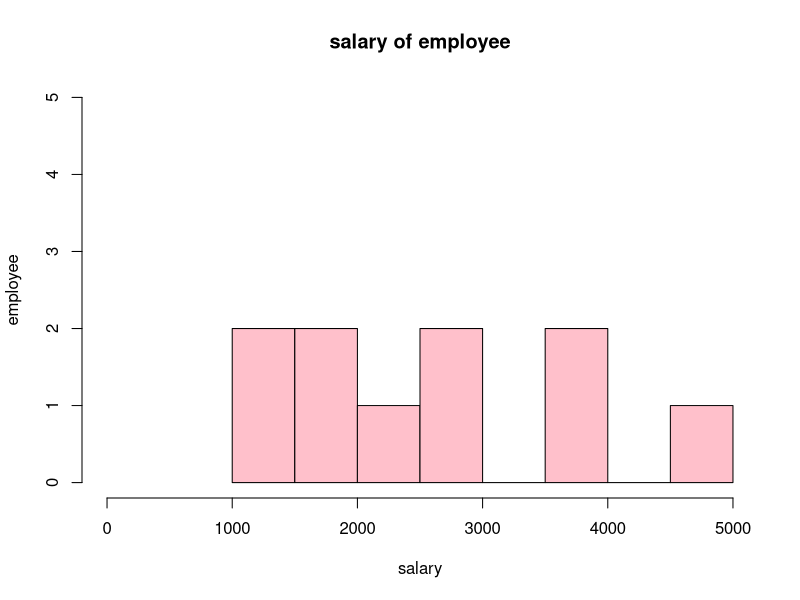
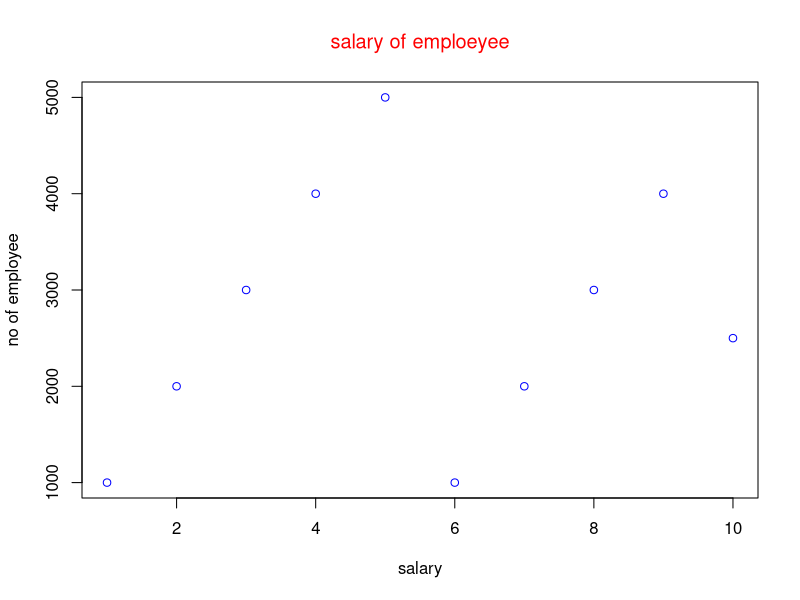
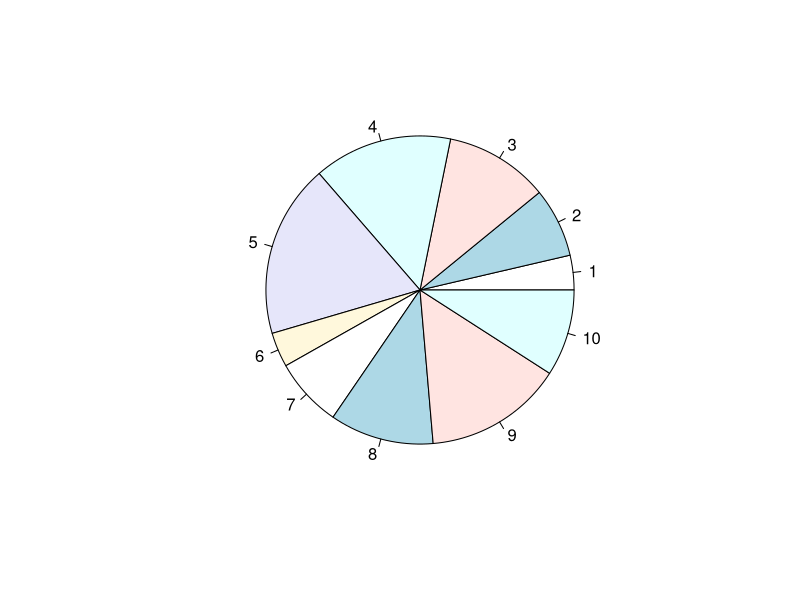
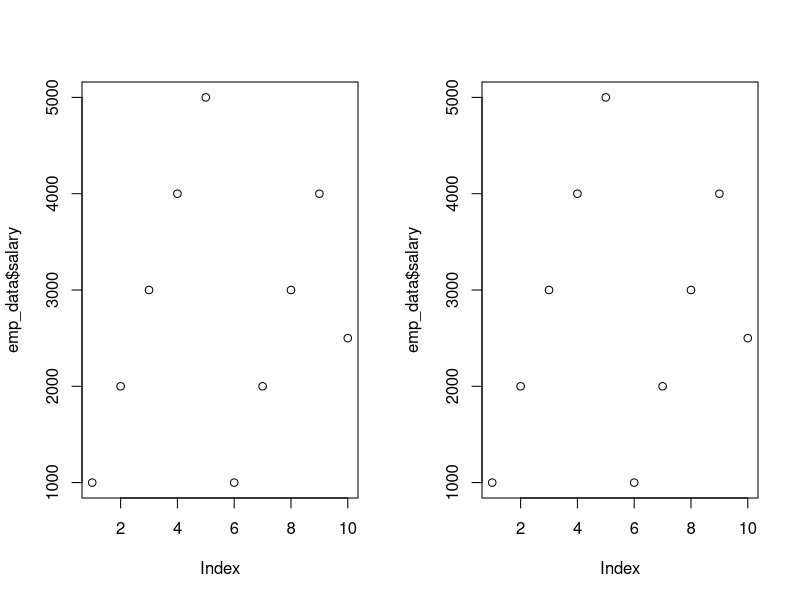
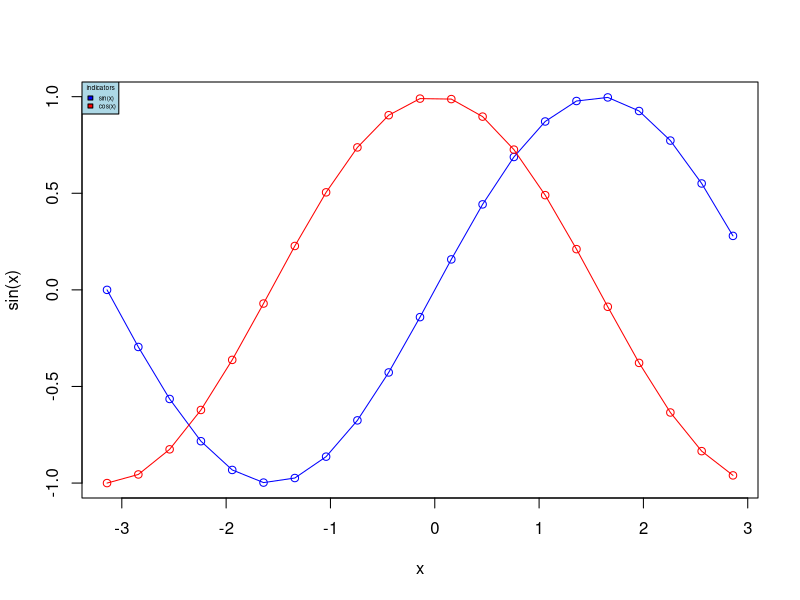
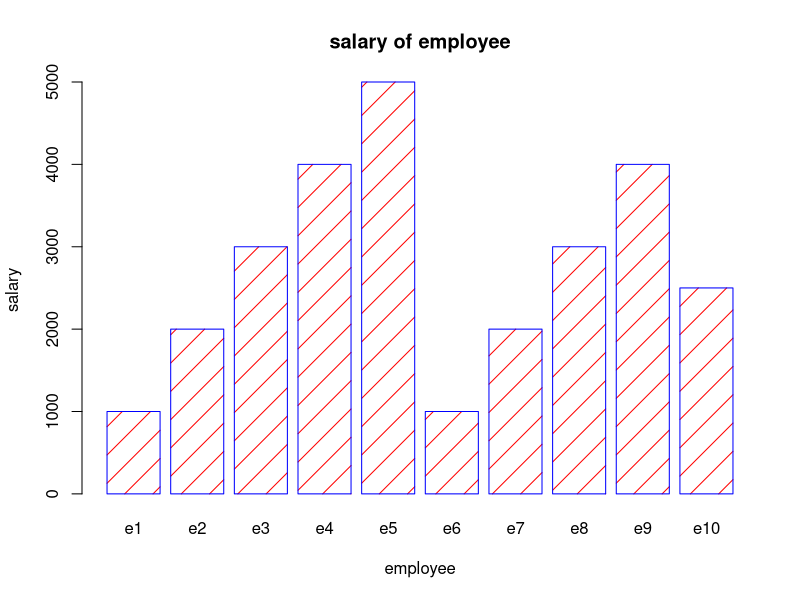
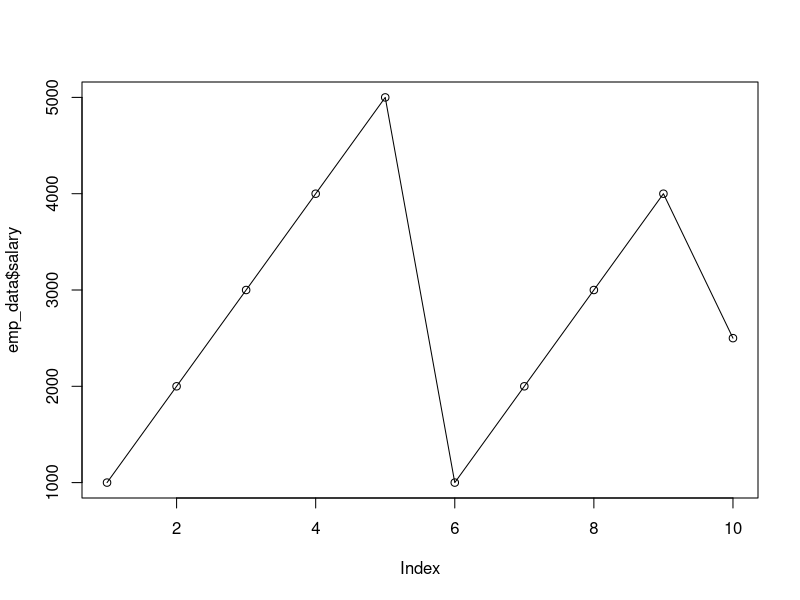

The R source for these figures, in order:
emp_id = c(1,2,3,4,5,6,7,8,9,10)
name = c("a","b","c","d","e","f","g","h","i","j")
salary = c(1000,2000,3000,4000,5000,1000,2000,3000,4000,2500)
emp_data = data.frame(emp_id,name,salary)
print(emp_data)

#histogram
hist(emp_data$salary,
     main = "salary of employee",
     xlab = "salary",
     ylab = "employee",
     xlim = c(0,5000),
     ylim = c(0,5),
     breaks = 10,
     col = "pink")

#barplot
plot(emp_data$salary,
     type = "p",
     col = "blue",
     main = "salary of emploeyee",
     xlab = "salary",
     ylab = "no of employee",
     col.main = "red",
     font.main = 35)

#pie chart
pie(emp_data$salary)

par(mfrow = c(1,2)) #to divide window into multiple session 1-no of row and 2-no of col
plot(emp_data$salary)
plot(emp_data$salary)
dev.off()    # come back to default

x = seq(-pi,pi,0.3)
plot(x,sin(x),type = "o" ,col = "blue")
lines(x,cos(x),col="red",type="o")

legend("topleft",                                       #to add legend means tip(in marathi)
       legend = c("sin(x)","cos(x)"),
       fill = c("blue","red"),
       bg="lightblue",
       title = "indicators",
       cex = 0.4)

#barplot
barplot(emp_data$salary,
        main = "salary of employee",
        xlab = "employee",
        ylab = "salary",
        names.arg = c("e1","e2","e3","e4","e5","e6","e7","e8","e9","e10"),
        col = "red",
        border = "blue",
        horiz = FALSE,
        density = 5)

#saving graph
jpeg(file = "F:\\r_programs\\graph1.jpeg")
plot(emp_data$salary,type = "o")
dev.off()
